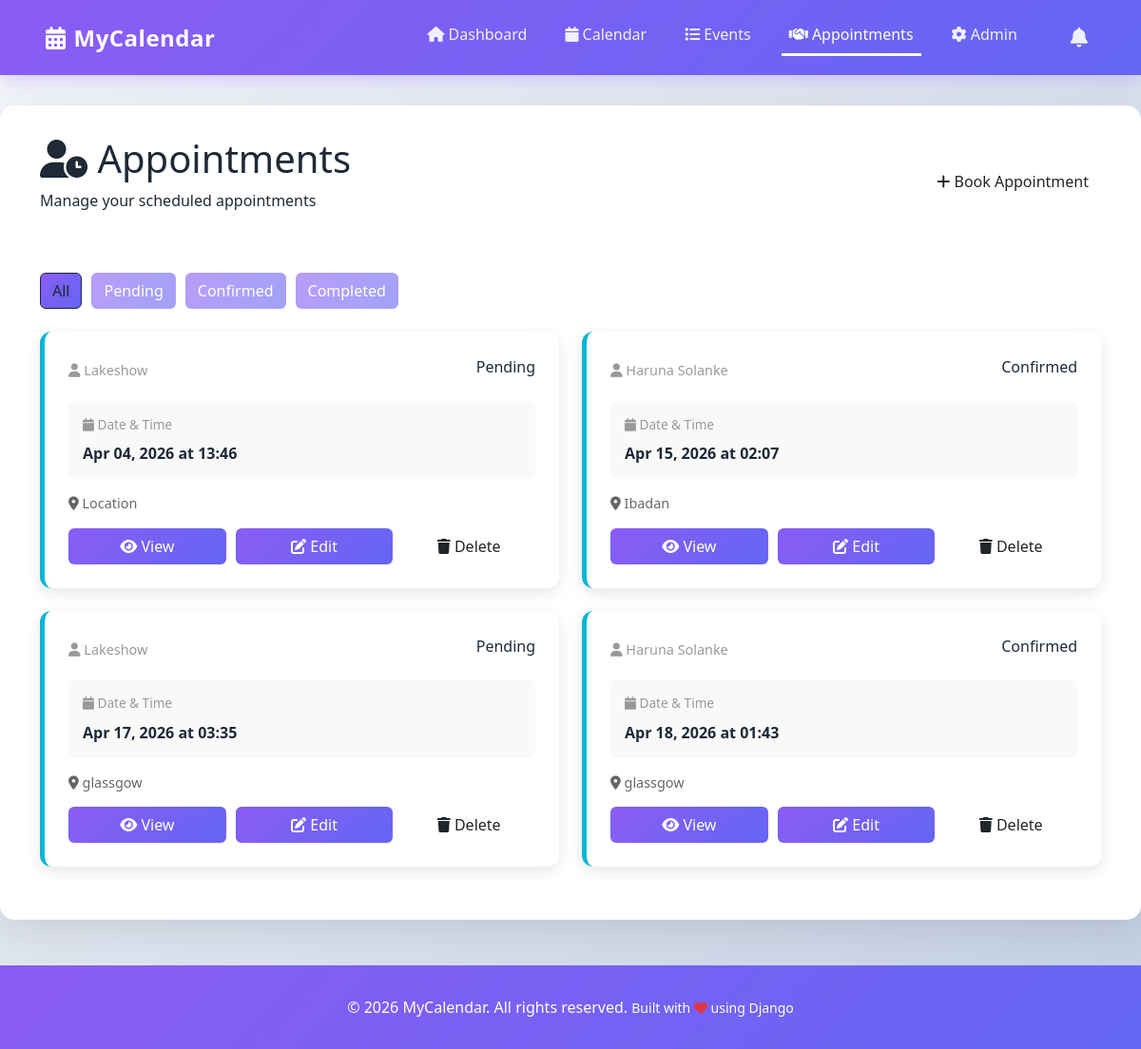
The page /appointments/ (signed in) on the database its author committed.
### events/models.py (models this page shows, shortened)
class Appointment(models.Model):
    STATUS_CHOICES = [
        ('pending', 'Pending'),
        ('confirmed', 'Confirmed'),
        ('completed', 'Completed'),
        ('cancelled', 'Cancelled'),
        ('no_show', 'No Show'),
    ]
    APPOINTMENT_TYPE_CHOICES = [
        ('consultation', 'Consultation'),
        ('meeting', 'Meeting'),
        ('checkup', 'Check-up'),
        ('service', 'Service'),
        ('other', 'Other'),
    ]
    user = models.ForeignKey(User, on_delete=models.CASCADE, related_name='appointments')
    appointment_type = models.CharField(max_length=20, choices=APPOINTMENT_TYPE_CHOICES, default='meeting')
    start_time = models.DateTimeField()
    location = models.CharField(max_length=255)
    status = models.CharField(max_length=20, choices=STATUS_CHOICES, default='pending')
    attendee_name = models.CharField(max_length=200, blank=True, null=True)
    attendee_email = models.EmailField(blank=True, null=True)
    attendee_phone = models.CharField(max_length=20, blank=True, null=True)
    notes = models.TextField(blank=True, null=True)
    created_at = models.DateTimeField(auto_now_add=True)
    updated_at = models.DateTimeField(auto_now=True)
    class Meta:
        ordering = ['start_time']
        indexes = [
            models.Index(fields=['user', 'start_time']),
        ]

### events/views.py (the view)
# urls.py: path('appointments/', views.appointment_list, name='appointment_list'),
@login_required(login_url='admin:login')
def appointment_list(request):
    appointments = Appointment.objects.filter(user=request.user).order_by('start_time')
    context = {'appointments': appointments}
    return render(request, 'events/appointment_list.html', context)

### events/templates/events/appointment_list.html (shortened to what this page needs)
{% extends 'base.html' %}
{% block content %}
<div class="container-fluid">
    <div class="page-header">
        <div class="container">
            <div class="row align-items-center">
                <div class="col-md-8">
                    <h1><i class="fas fa-user-clock"></i> Appointments</h1>
                    <p>Manage your scheduled appointments</p>
                </div>
                <div class="col-md-4 text-end">
                    <a href="{% url 'events:create_appointment' %}" class="btn btn-success-modern">
                        <i class="fas fa-plus"></i> Book Appointment
                    </a>
                </div>
            </div>
        </div>
    </div>
    <div class="container mt-5">
        {% if appointments %}
        <div class="mb-4" style="display: flex; gap: 10px; flex-wrap: wrap;">
            <a href="#" class="btn btn-primary-modern active" style="opacity: 1;">All</a>
            <a href="#" class="btn btn-primary-modern" style="opacity: 0.6;">Pending</a>
            <a href="#" class="btn btn-primary-modern" style="opacity: 0.6;">Confirmed</a>
            <a href="#" class="btn btn-primary-modern" style="opacity: 0.6;">Completed</a>
        </div>
        <div class="row">
            {% for appointment in appointments %}
            <div class="col-md-6 mb-4">
                <div class="event-card" style="background: white; padding: 25px; border-radius: 12px; box-shadow: 0 5px 15px rgba(0,0,0,0.1); border-left: 5px solid var(--info);">
                    <div class="d-flex justify-content-between align-items-start mb-3">
                        <div>
                            <p style="color: #999; font-size: 0.9rem; margin: 5px 0;">
                                <i class="fas fa-user"></i> {{ appointment.attendee_name }}
                            </p>
                        </div>
                        <span class="status-badge status-{{ appointment.status|lower }}">
                            {{ appointment.get_status_display }}
                        </span>
                    </div>
                    <div style="background: #f9f9f9; padding: 15px; border-radius: 8px; margin: 15px 0;">
                        <p style="margin: 0 0 8px 0; color: #999; font-size: 0.85rem;">
                            <i class="fas fa-calendar"></i> Date & Time
                        </p>
                        <p style="margin: 0; font-weight: 600; color: var(--dark);">
                            {{ appointment.start_time|date:'M d, Y' }} at {{ appointment.start_time|time:'H:i' }}
                        </p>
                    </div>
                    <div style="margin: 15px 0;">
                        {% if appointment.location %}
                        <p style="margin: 5px 0; color: #666; font-size: 0.9rem;">
                            <i class="fas fa-map-marker-alt"></i> {{ appointment.location }}
                        </p>
                        {% endif %}
                    </div>
                    <div style="display: flex; gap: 10px; margin-top: 15px;">
                        <a href="{% url 'events:appointment_detail' appointment.pk %}" class="btn btn-primary-modern" style="flex: 1;">
                            <i class="fas fa-eye"></i> View
                        </a>
                        <a href="{% url 'events:edit_appointment' appointment.pk %}" class="btn btn-primary-modern" style="flex: 1;">
                            <i class="fas fa-edit"></i> Edit
                        </a>
                        <form method="POST" action="{% url 'events:delete_appointment' appointment.pk %}" style="flex: 1;" onsubmit="return confirm('Are you sure?');">
                            <button type="submit" class="btn btn-danger-modern w-100">
                                <i class="fas fa-trash"></i> Delete
                            </button>
                        </form>
                    </div>
                </div>
            </div>
            {% endfor %}
        </div>
        {% endif %}
    </div>
</div>
{% endblock %}

### calendars/templates/base.html (style rules this page uses)
:root { --primary: #8b5cf6; --secondary: #6366f1; --success: #10b981; --danger: #ef4444; --warning: #f59e0b; --info: #06b6d4; --dark: #1f2937; --light: #f3f4f6; }
* { margin: 0; padding: 0; box-sizing: border-box; }
body { font-family: 'Segoe UI', Tahoma, Geneva, Verdana, sans-serif; background: linear-gradient(135deg, #f5f7fa 0%, #c3cfe2 100%); min-height: 100vh; color: var(--dark); }
.btn-primary-modern { background: linear-gradient(135deg, var(--primary) 0%, var(--secondary) 100%); color: white; }

### rows shown on the page
Appointment: attendee_name "Lakeshow", status "Pending", start_time "Apr 04, 2026", start_time "13:46", location "Location"
Appointment: attendee_name "Haruna Solanke", status "Confirmed", start_time "Apr 15, 2026", start_time "02:07", location "Ibadan"
Appointment: attendee_name "Lakeshow", status "Pending", start_time "Apr 17, 2026", start_time "03:35", location "glassgow"
Appointment: attendee_name "Haruna Solanke", status "Confirmed", start_time "Apr 18, 2026", start_time "01:43", location "glassgow"
